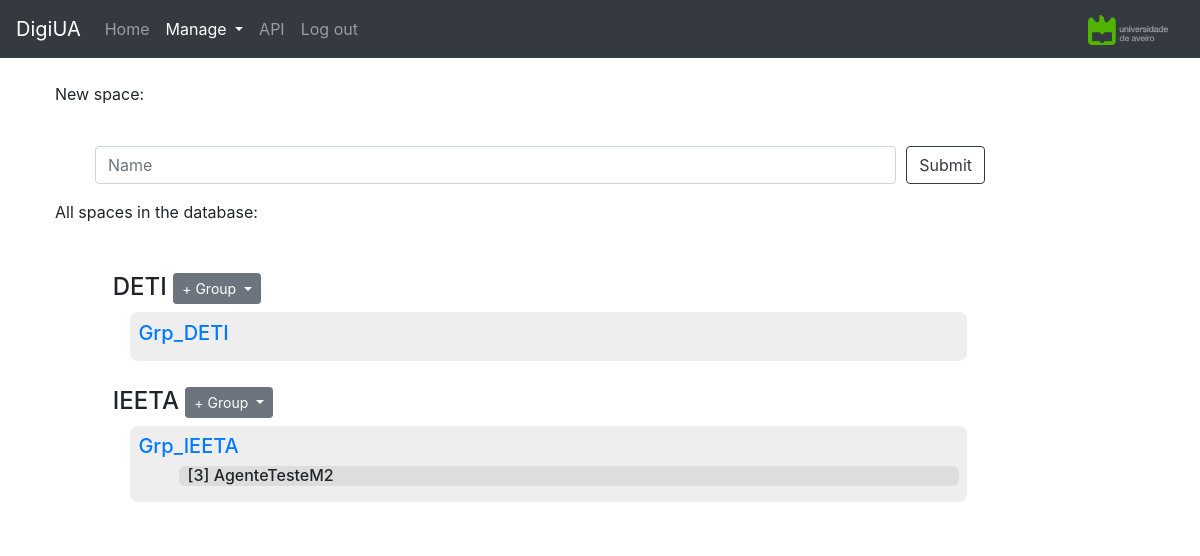
Before: /spaces/ (signed in) with the older database file.
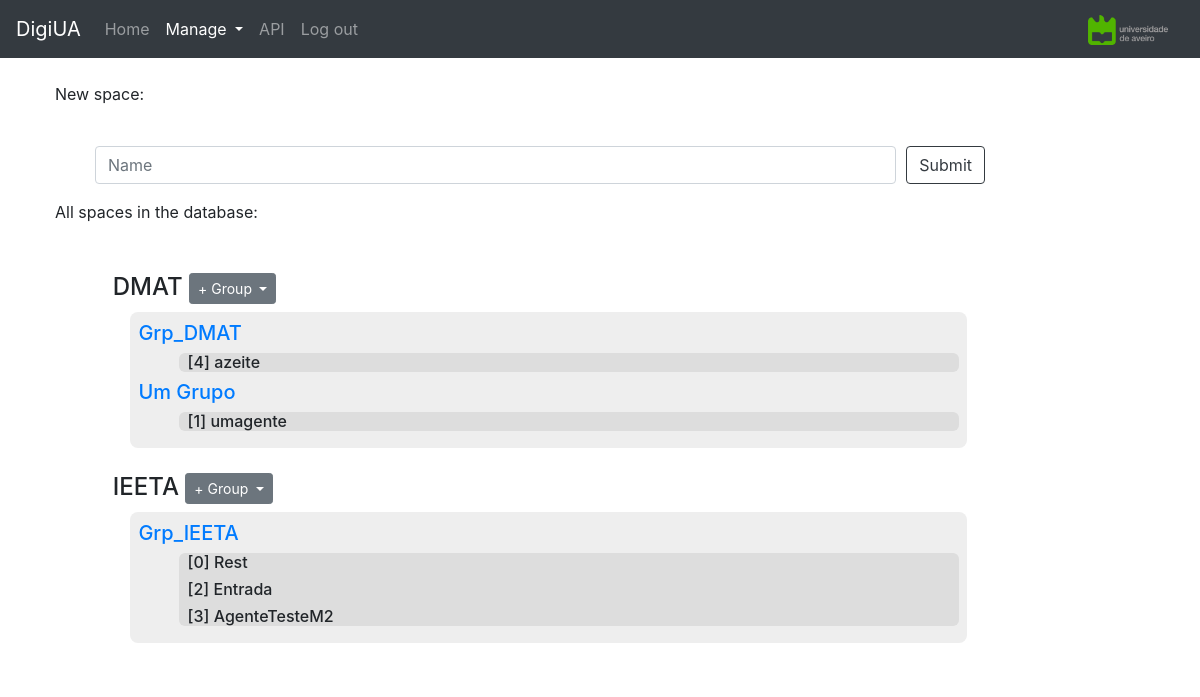
After: the same page with the newer database file.
### dashboard/models.py (models this page shows, shortened)
class Space(models.Model):
    name = models.CharField(max_length=100, unique=True)
    class Meta:
        ordering = ['name']

class AgentGroup(models.Model):
    name = models.CharField(max_length=100)
    space = models.ForeignKey(Space, on_delete=models.CASCADE)
    class Meta:
        ordering = ['space', 'name']

class Agent(models.Model):
    name = models.CharField(max_length=100, unique=True)
    group = models.ForeignKey(AgentGroup, null=True, on_delete=models.SET_NULL)
    class Meta:
        ordering = ['group', 'id']

### dashboard/views.py (the view, shortened to what this page needs)
# urls.py: path('spaces/', views.space_view, name='space_view'),
def space_view(request):
	if request.user.is_authenticated:
		spaceform = SpaceForm()
		groupform = AgentGroupForm()
		agents = Agent.objects.all()
		groups = AgentGroup.objects.all()
		spaces = Space.objects.all()
		context = {'spaces': spaces, 'groups': groups, 'agents': agents,
			'spaceform': spaceform, 'groupform': groupform}
		return render(request, 'space_view.html', context)
	return redirect('/api-auth/login/?next=/spaces')

### dashboard/forms.py
class SpaceForm(ModelForm):
    class Meta:
        model = Space
        fields = ['name']

class AgentGroupForm(ModelForm):
    class Meta:
        model = AgentGroup
        fields = ['name', 'space']

### dashboard/templates/space_view.html (shortened to what this page needs)
{% extends "base_generic.html" %}
{% block content %}
<br />
New space:
<br /><br />
<ul>
    <form action="{% url 'space_view' %}" method="POST">
        <div class="form-row">
            <div class="form-group col-md">
                <input class="form-control" placeholder="Name" type="text" name="name" maxlength="100" required="" id="id_name">
            </div>
            <div class="form-group col-auto">
                <input class="btn btn-outline-dark" name="space_submit" type="submit" value="Submit" />
            </div>
        </div>
    </form>
</ul>
{% if spaces %}
All spaces in the database:
<br /><br />
<ul>
    <div style="border-radius: 10px; padding: 0% 2% 3% 2%; background-color: #FFFFFF;">{% for space in spaces %}
        <div style="padding: 3% 0% 0% 0%;" class="btn-group">
            <span class="h4">
                {{ space.name }}
                <button class="btn btn-secondary btn-sm dropdown-toggle" type="button" data-toggle="dropdown"
                    aria-haspopup="true" aria-expanded="false">
                    + Group
                </button>
            </span>
        </div>
        <div style="border-radius: 8px; margin-left: 2%; padding: 1%; background-color: #EEEEEE;">
            {% for group in space.agentgroup_set.all %}
            <p class="h5"><a href="/groups/{{group.id}}">{{ group.name }}</a></p>
            <div style="border-radius: 6px; margin-left: 5%; padding: 0% 1% 0% 1%; background-color: #DDDDDD;">
                {% for agent in group.agent_set.all %}
                <p class="h6">[{{ agent.id }}] {{ agent.name }}</p>
                {% endfor %}
            </div>
            {% endfor %}
        </div>
        {% endfor %}
    </div>
</ul>
{% else %}
<p>No spaces.</p>
{% endif %}
{% endblock %}

### dashboard/templates/base_generic.html (shortened to what this page needs)
<!DOCTYPE html>
<html lang="en">
<head>
  <link rel="stylesheet" href="https://cdn.jsdelivr.net/npm/bootstrap@4.5.3/dist/css/bootstrap.min.css"
>
  {% load static %}
  <link rel="stylesheet" href="{% static 'css/styles.css' %}">
</head>
<body>
  <nav class="navbar navbar-expand-sm navbar-dark bg-dark">
    <a class="navbar-brand" href="#">DigiUA</a>
    <div class="collapse navbar-collapse" id="navbarSupportedContent">
      <ul class="navbar-nav mr-auto">
        {% url 'index' as url %}
        <li class="nav-item {% if request.path == url %}active{% endif %}">
          <a class="nav-link" href="{% url 'index' %}">Home <span class="sr-only">(current)</span></a>
        </li>
        {% url 'space_view' as url_spaces %}
        {% url 'group_view' as url_groups %}
        {% url 'agent_view' as url_agents %}
        <li class="nav-item dropdown
        {% if request.path == url_spaces %}active
        {% elif request.path == url_groups %}active
        {% elif request.path == url_agents %}active
        {% endif %}">
          <a class="nav-link dropdown-toggle" href="#" id="navbarDropdown" role="button" data-toggle="dropdown" aria-haspopup="true" aria-expanded="false">
            Manage
          </a>
        </li>
        <li class="nav-item">
          <a class="nav-link" href="/api">API</a>
        </li>
        <li class="nav-item">
          <a class="nav-link" href="/api-auth/logout/?next=/api/">Log out</a>
        </li>
      </ul>
    </div>
    <a class="navbar-brand">
      <img src="/static/images/ua_logo.png" width="auto" height="30">
    </a>
  </nav>
  <div class="col-sm-10 "><ul>{% block content %}{% endblock %}</ul></div>
</body>
</html>

Changed rows visible on the page:
removed Space: name "DETI"
removed AgentGroup: name "Grp_DETI", shown under "DETI"
added Space: name "DMAT"
added AgentGroup: name "Grp_DMAT", shown under "DMAT"
added Agent: id "4", name "azeite", shown under "Grp_DMAT"
added AgentGroup: name "Um Grupo", shown under "DMAT"
added Agent: id "1", name "umagente", shown under "Um Grupo"
added Agent: id "0", name "Rest", shown under AgentGroup "Grp_IEETA"
added Agent: id "2", name "Entrada", shown under AgentGroup "Grp_IEETA"
